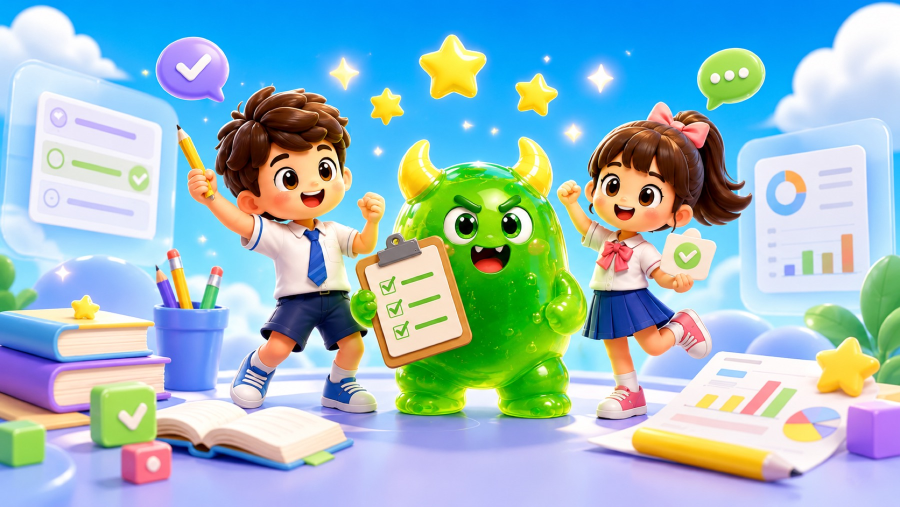
#> input picture assets/exam-intro-hero-v3-source.jpg, 1800 x 1013 px (shown at 1/2 size)
$ python cutout-vip-banner.py ../assets/exam-intro-hero-v3-source.jpg out.png
#> lines starting #> are read from the running program, lines starting #| are printed output that depends on the picture; after the words box and inside, x2 and y2 are one past the last pixel; in counts of white or black regions, pixels touching at a corner belong together
#!/usr/bin/env python3
"""把 VIP 横条外圈白底抠成透明，仅保留圆角卡片本体。
从四周边界向内泛洪填充，只去掉与边界连通的近白像素，
卡片内部的奶白渐变被绿色边框包围、不会被泛洪触及，得以保留。
"""
import sys
from collections import deque
import numpy as np
from PIL import Image, ImageFilter

src = sys.argv[1]
dst = sys.argv[2]

im = Image.open(src).convert("RGBA")
arr = np.asarray(im).astype(np.int16)
h, w = arr.shape[:2]
#> h = 1013; w = 1800
r, g, b = arr[..., 0], arr[..., 1], arr[..., 2]
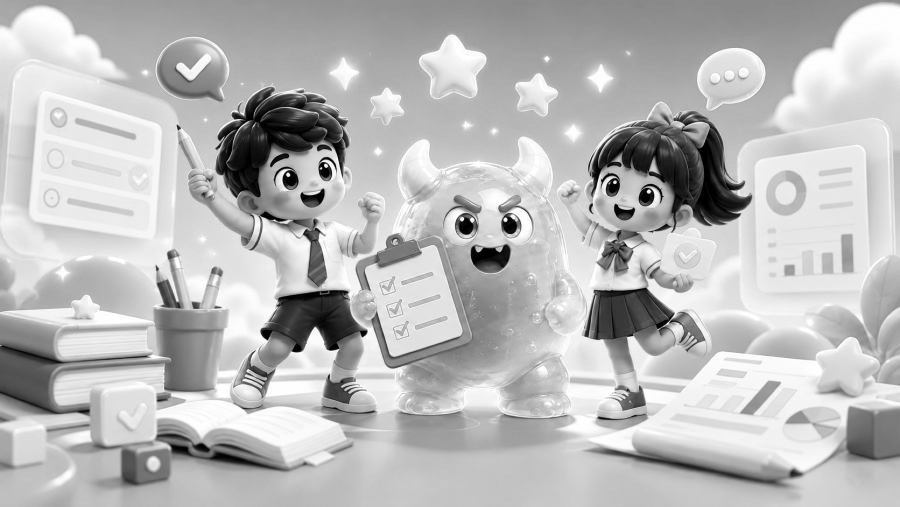
#> g: shape (1013, 1800) int16 (shown at 1/2 size); min 0, max 255, mean 185.4

mx = np.maximum(np.maximum(r, g), b)
mn = np.minimum(np.minimum(r, g), b)
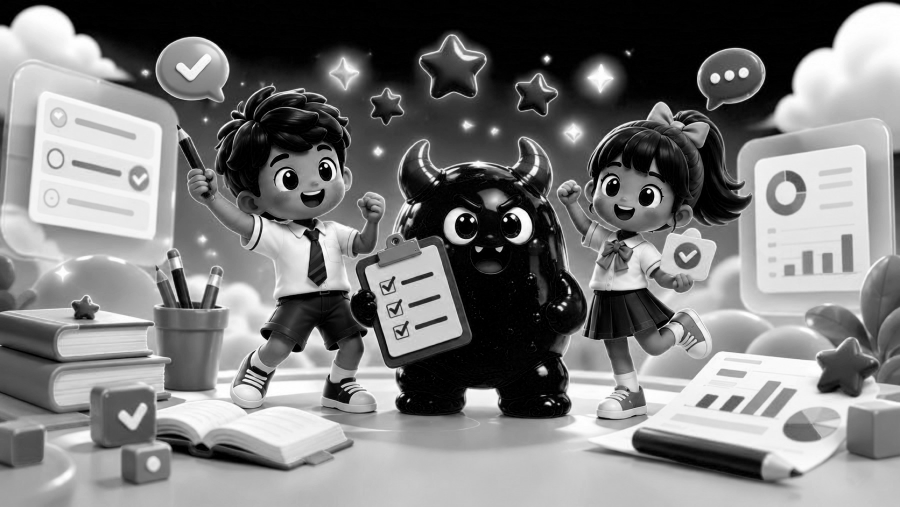
#> mn: shape (1013, 1800) int16 (shown at 1/2 size); min 0, max 255, mean 123.2
# 近白：很亮且几乎无彩（饱和度低）
whitish = (mn > 222) & ((mx - mn) < 24)
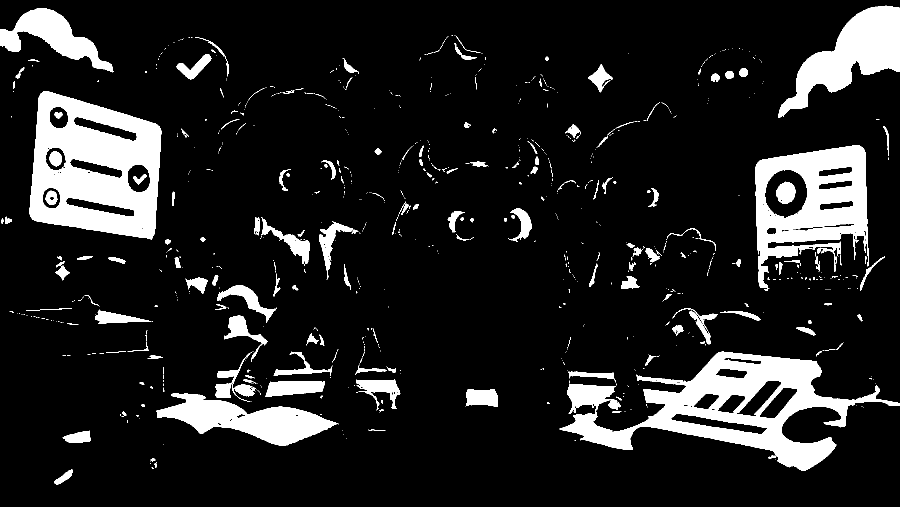
#> whitish: shape (1013, 1800) bool (shown at 1/2 size); 12.9% white; 834 white regions (656 under 20 px), largest, box (x1, y1, x2, y2) and area: (1119, 703, 1800, 942) 52488, (59, 182, 323, 479) 50038, (1510, 290, 1738, 582) 33431

# 从边界泛洪，仅保留与边界连通的白
visited = np.zeros((h, w), dtype=bool)
dq = deque()
for x in range(w):
    for y in (0, h - 1):
        if whitish[y, x] and not visited[y, x]:
            visited[y, x] = True
            dq.append((y, x))
#> visited: shape (1013, 1800) bool; every value is 0
for y in range(h):
    for x in (0, w - 1):
        if whitish[y, x] and not visited[y, x]:
            visited[y, x] = True
            dq.append((y, x))
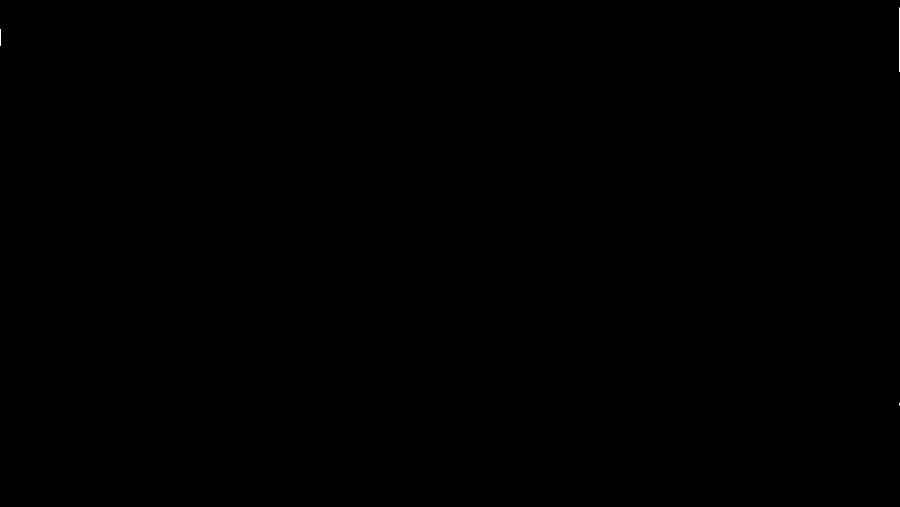
#> visited: shape (1013, 1800) bool (shown at 1/2 size); 0.01% white in thin lines or dots, all inside (x1, y1, x2, y2) = (0, 15, 1800, 811)

while dq:
    y, x = dq.popleft()
    for dy, dx in ((1, 0), (-1, 0), (0, 1), (0, -1)):
        ny, nx = y + dy, x + dx
        if 0 <= ny < h and 0 <= nx < w and not visited[ny, nx] and whitish[ny, nx]:
            visited[ny, nx] = True
            dq.append((ny, nx))
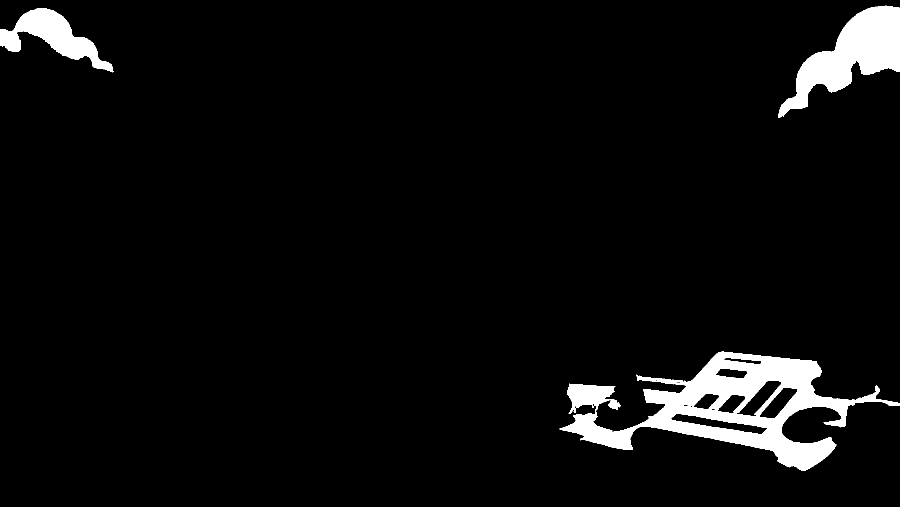
#> visited: shape (1013, 1800) bool (shown at 1/2 size); 4.7% white; 3 white regions, box (x1, y1, x2, y2) and area: (1119, 703, 1800, 942) 52428, (1556, 11, 1800, 236) 22342, (0, 17, 227, 145) 10661

bg = visited
alpha = np.where(bg, 0, 255).astype(np.uint8)

# 边缘羽化：对 alpha 轻微模糊，消除锯齿
am = Image.fromarray(alpha, "L").filter(ImageFilter.GaussianBlur(0.8))
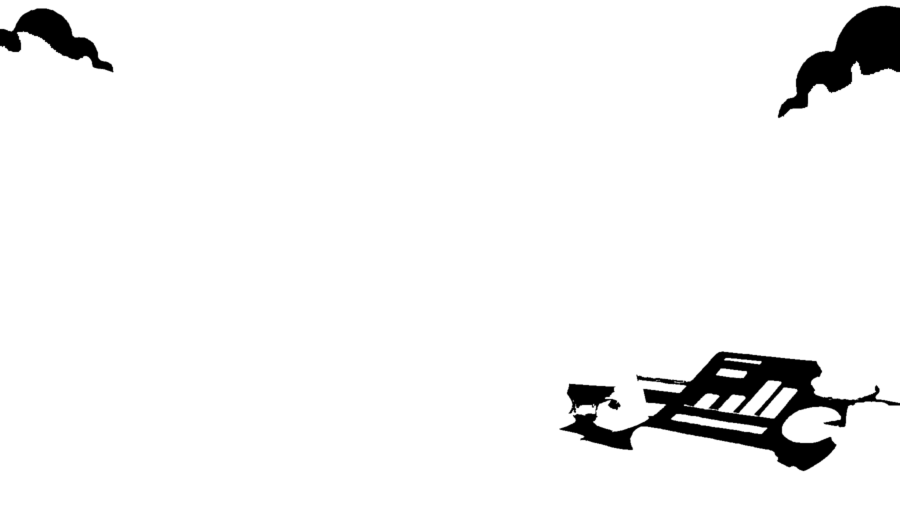
#> am: PIL image 1800x1013 L (shown at 1/2 size); min 0, max 255, mean 243.1
alpha = np.asarray(am)

out = arr.astype(np.uint8).copy()
out[..., 3] = alpha
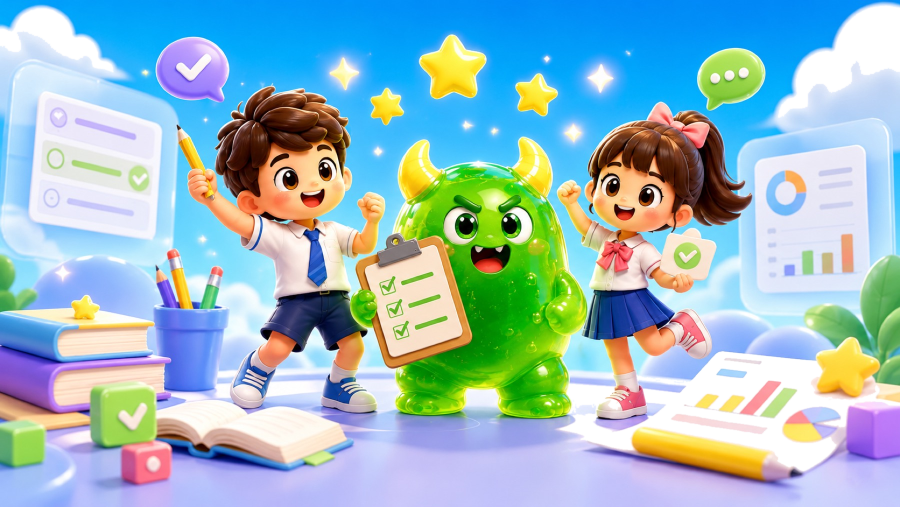
#> out: shape (1013, 1800, 4) (shown at 1/2 size); mean R, G, B, A 151.1, 185.4, 194.4, 243.1; transparent parts drawn white
Image.fromarray(out, "RGBA").save(dst)
print(f"saved {dst}  bg pixels removed: {int(bg.sum())}/{h*w}")
#| saved out.png  bg pixels removed: 85431/1823400

$ run again, on assets/exam-report-header-v4-draft-source.png
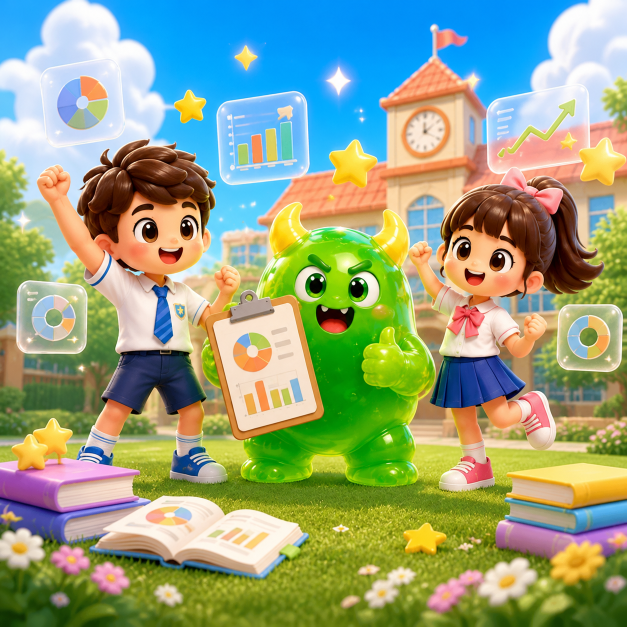
#> input picture assets/exam-report-header-v4-draft-source.png, 1254 x 1254 px (shown at 1/2 size)
#> whitish: shape (1254, 1254) bool; 4.6% white; 529 white regions (397 under 20 px), largest, box (x1, y1, x2, y2) and area: (0, 0, 303, 314) 23335, (973, 0, 1254, 368) 17822, (370, 1020, 595, 1127) 7296
#> after the loop `while dq:`:
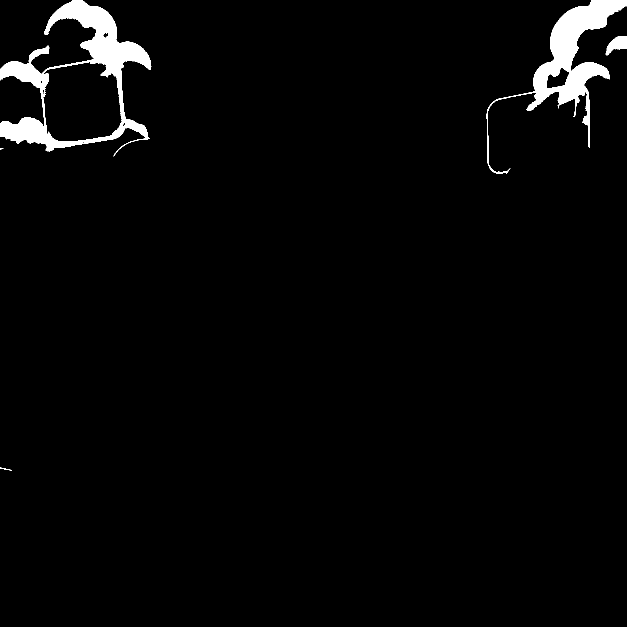
#> visited: shape (1254, 1254) bool (shown at 1/2 size); 2.7% white; 5 white regions (1 under 20 px), largest, box (x1, y1, x2, y2) and area: (0, 0, 303, 313) 23319, (973, 0, 1254, 348) 17623, (1211, 72, 1254, 111) 932, (0, 935, 24, 941) 39
#> `out[..., 3] = alpha`:
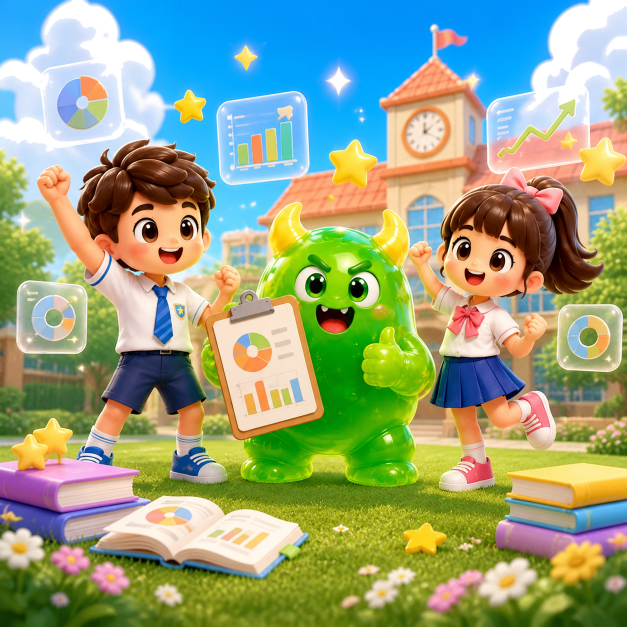
#> out: shape (1254, 1254, 4) (shown at 1/2 size); mean R, G, B, A 147.9, 163.2, 129.1, 248.2; transparent parts drawn white
#| saved out.png  bg pixels removed: 41924/1572516
